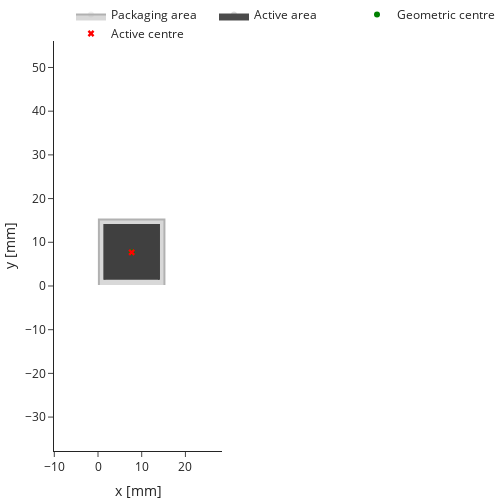

Notebook cell for this chart:
### Code cell
_f = arraymaker.utils.plotly_functions.plot_square_model(sipm_unit)

### Figure 1 — Plotly figure (JSON) as saved in the notebook; plotly's stock layout.template omitted (floating-point values rounded to 4 significant figures)
{"data": [{"fill": "toself", "fillcolor": "gray", "line": {"color": "black"}, "marker": {"opacity": 0}, "name": "Packaging area", "opacity": 0.3, "type": "scatter", "x": [0.2, 0.2, 15.2, 15.2], "y": [0.2, 15.2, 15.2, 0.2]}, {"fill": "toself", "fillcolor": "black", "line": {"color": "black"}, "marker": {"opacity": 0}, "name": "Active area", "opacity": 0.7, "type": "scatter", "x": [1.45, 1.45, 13.95, 13.95, null], "y": [1.45, 13.95, 13.95, 1.45, null]}, {"marker": {"color": "green"}, "mode": "markers", "name": "Geometric centre", "type": "scatter", "x": [7.7], "y": [7.7]}, {"marker": {"color": "red", "symbol": "x"}, "mode": "markers", "name": "Active centre", "type": "scatter", "x": [7.7], "y": [7.7]}], "layout": {"autosize": false, "height": 500, "hovermode": "closest", "legend": {"orientation": "h", "x": 0.1, "y": 1.1}, "margin": {"b": 0, "l": 0, "r": 0, "t": 0}, "showlegend": true, "width": 500, "xaxis": {"range": [-0.09, 18.39], "scaleanchor": "y", "scaleratio": 1, "title": {"text": "x [mm]"}}, "yaxis": {"range": [-0.09, 18.39], "title": {"text": "y [mm]"}}}}
